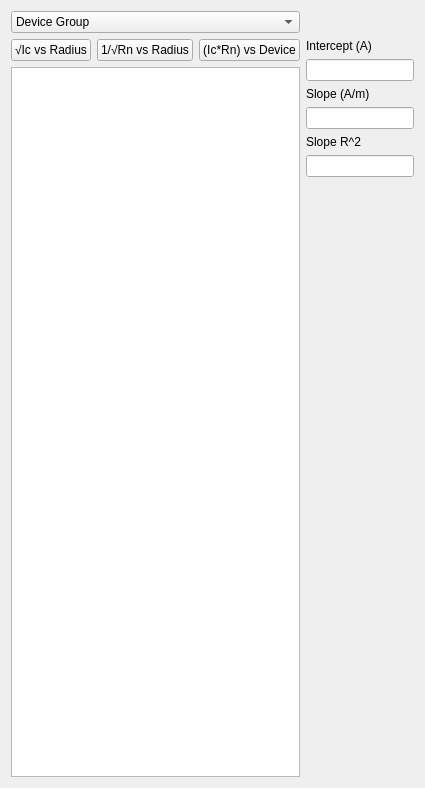
        <widget class="QWidget" name="ReportTab">
         <attribute name="title">
          <string>Reports</string>
         </attribute>
         <layout class="QGridLayout" name="gridLayout_7">
          <item row="0" column="0">
           <widget class="QComboBox" name="deviceGroup">
            <item>
             <property name="text">
              <string>Device Group</string>
             </property>
            </item>
           </widget>
          </item>
          <item row="1" column="0">
           <layout class="QHBoxLayout" name="horizontalLayout_4">
            <item>
             <widget class="QPushButton" name="icReportButton">
              <property name="text">
               <string>√Ic vs Radius</string>
              </property>
             </widget>
            </item>
            <item>
             <widget class="QPushButton" name="rnReportButton">
              <property name="text">
               <string>1/√Rn vs Radius</string>
              </property>
             </widget>
            </item>
            <item>
             <widget class="QPushButton" name="productReportButton">
              <property name="text">
               <string>(Ic*Rn) vs Device</string>
              </property>
             </widget>
            </item>
           </layout>
          </item>
          <item row="1" column="1" rowspan="2">
           <layout class="QVBoxLayout" name="verticalLayout_4">
            <item>
             <widget class="QLabel" name="label_6">
              <property name="sizePolicy">
               <sizepolicy hsizetype="Minimum" vsizetype="Minimum">
                <horstretch>0</horstretch>
                <verstretch>0</verstretch>
               </sizepolicy>
              </property>
              <property name="text">
               <string>Intercept (A)</string>
              </property>
             </widget>
            </item>
            <item>
             <widget class="QLineEdit" name="interceptEdit">
              <property name="sizePolicy">
               <sizepolicy hsizetype="Minimum" vsizetype="Fixed">
                <horstretch>0</horstretch>
                <verstretch>0</verstretch>
               </sizepolicy>
              </property>
              <property name="readOnly">
               <bool>true</bool>
              </property>
             </widget>
            </item>
            <item>
             <widget class="QLabel" name="label_7">
              <property name="sizePolicy">
               <sizepolicy hsizetype="Minimum" vsizetype="Minimum">
                <horstretch>0</horstretch>
                <verstretch>0</verstretch>
               </sizepolicy>
              </property>
              <property name="text">
               <string>Slope (A/m)</string>
              </property>
             </widget>
            </item>
            <item>
             <widget class="QLineEdit" name="slopeEdit">
              <property name="sizePolicy">
               <sizepolicy hsizetype="Minimum" vsizetype="Fixed">
                <horstretch>0</horstretch>
                <verstretch>0</verstretch>
               </sizepolicy>
              </property>
              <property name="readOnly">
               <bool>true</bool>
              </property>
             </widget>
            </item>
            <item>
             <widget class="QLabel" name="label_8">
              <property name="sizePolicy">
               <sizepolicy hsizetype="Minimum" vsizetype="Minimum">
                <horstretch>0</horstretch>
                <verstretch>0</verstretch>
               </sizepolicy>
              </property>
              <property name="text">
               <string>Slope R^2</string>
              </property>
             </widget>
            </item>
            <item>
             <widget class="QLineEdit" name="r2Edit">
              <property name="sizePolicy">
               <sizepolicy hsizetype="Minimum" vsizetype="Fixed">
                <horstretch>0</horstretch>
                <verstretch>0</verstretch>
               </sizepolicy>
              </property>
              <property name="readOnly">
               <bool>true</bool>
              </property>
             </widget>
            </item>
            <item>
             <spacer name="verticalSpacer_2">
              <property name="orientation">
               <enum>Qt::Vertical</enum>
              </property>
              <property name="sizeType">
               <enum>QSizePolicy::Fixed</enum>
              </property>
              <property name="sizeHint" stdset="0">
               <size>
                <width>20</width>
                <height>600</height>
               </size>
              </property>
             </spacer>
            </item>
           </layout>
          </item>
          <item row="2" column="0">
           <widget class="PlotWidget" name="graphicsView_Reports"/>
          </item>
         </layout>
        </widget>
